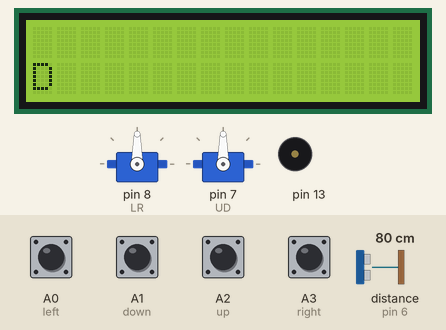
Simulated run of this sketch. Board: Arduino Uno, built with avr-gcc and run on an emulated ATmega328P. Parts: 2 × servo, 16×2 character LCD, buzzer (waves = sounding). Wiring (inferred from the names in the program): ultrasonic range finder: trigger pin 5; echo pin 6. The test bench sets the inputs (shaded band); at power-on: A0 (left), A1 (down), A2 (up), A3 (right) HIGH, distance to the obstacle (sensor on pin 6) 80 cm. The echo pulse lasts 58.3 µs per cm; what the sketch prints to the serial monitor is not drawn.

Above: at 1.2 s.
1.3 s: distance to the obstacle (sensor on pin 6) set to 35 cm
At 1.8 s:
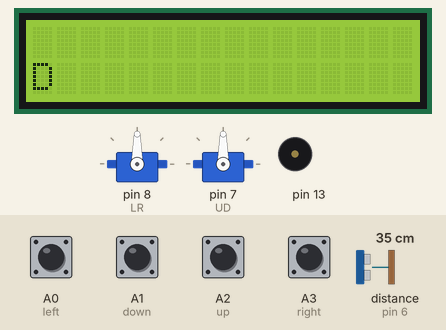
2.9 s: distance to the obstacle (sensor on pin 6) set to 120 cm
At 3.05 s:
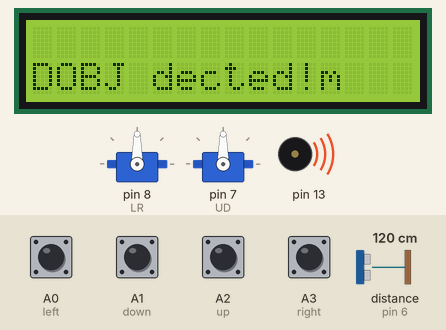
4.6 s: A0 (left) pulled LOW for 0.15 s
At 4.7 s:
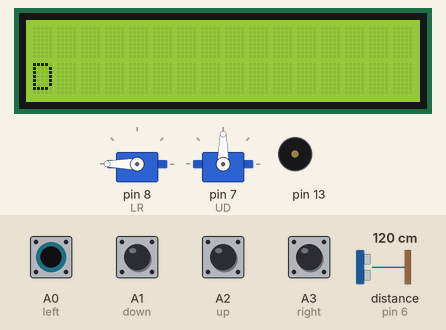
6.2 s: A1 (down) pulled LOW for 0.15 s
At 6.9 s:
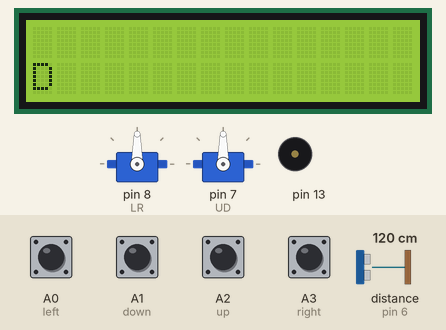
7.8 s: distance to the obstacle (sensor on pin 6) set to 35 cm
At 8.4 s:
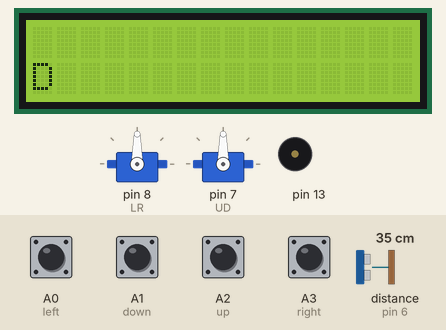
10.8 s: A2 (up) pulled LOW for 1 s
At 11.5 s:
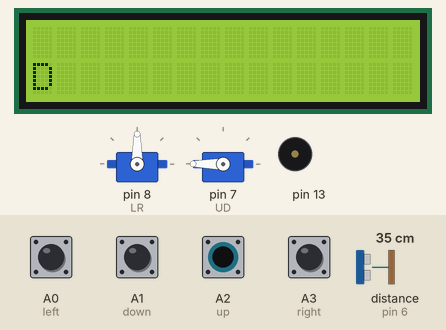
Timing chart, 0 to 13.8 s (numbered marks = the images above; inputs shaded):
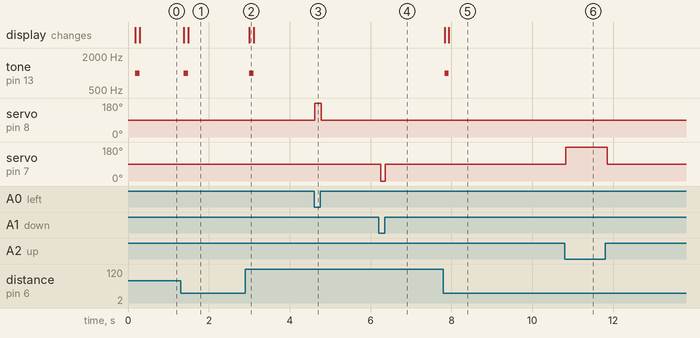

The sketch:

ULTcontroler.ino
```cpp
#include <Servo.h>
#include <LiquidCrystal.h>

LiquidCrystal lcd(2, 3, 4, 9, 10, 11, 12);

int left = A0;
int right = A3;
int up = A2;
int down = A1;

int trigPin = 5;    // Trigger
int echoPin = 6;    // Echo
long duration, cm, inches;
int count = 0;

int lastCm;
int obj = 10;

Servo LR;
Servo UD;

void setup() {
  // put your setup code here, to run once:
  LR.attach(8);
  UD.attach(7);

  pinMode(left, INPUT_PULLUP);
  pinMode(right, INPUT_PULLUP);
  pinMode(up, INPUT_PULLUP);
  pinMode(down, INPUT_PULLUP);
  lcd.begin(4, 16);
  lcd.clear();
  Serial.begin (9600);
  //Define inputs and outputs
  pinMode(trigPin, OUTPUT);
  pinMode(echoPin, INPUT);
}

void loop() {

  if (digitalRead(left) == LOW) {
    LR.write(180);
    Serial.print("BTLEFT");
  }
  if (digitalRead(right) == LOW) {
    LR.write(0);
    Serial.print("BTLEFT");
  }
  if (digitalRead(up) == LOW) {
    UD.write(180);
    Serial.print("BTLEFT");
  }
  if (digitalRead(down) == LOW) {
    UD.write(0);
    Serial.print("BTLEFT");
  }
  if ((digitalRead(left) != LOW) &  (digitalRead(right) != LOW) & (digitalRead(up) != LOW) & (digitalRead(down) != LOW)) {
    Serial.print("BTSTOP");
    UD.write(90); LR.write(90);
  }


  if (count >= 2) {
    digitalWrite(trigPin, LOW);
    delayMicroseconds(2);
    digitalWrite(trigPin, HIGH);
    delayMicroseconds(5);
    digitalWrite(trigPin, LOW);

    // The same pin is used to read the signal from the PING))): a HIGH
    // pulse whose duration is the time (in microseconds) from the sending
    // of the ping to the reception of its echo off of an object.
    pinMode(echoPin, INPUT);
    duration = pulseIn(echoPin, HIGH);

    // convert the time into a distance
    inches = microsecondsToInches(duration);
    cm = microsecondsToCentimeters(duration);


    Serial.print(inches);
    Serial.print("in, ");
    Serial.print(cm);
    Serial.print("cm");
    Serial.println();
    lcd.setCursor(0, 1);
    lcd.print("Dist: ");
    lcd.print(cm);
    lcd.print("  Cm");

    if (((lastCm - cm) > obj )|| ((cm-lastCm) > obj )){
      lcd.setCursor(1,2);
      lcd.print("OBJ dected!");
      tone(13, 1000);
    }else {
      lcd.setCursor(1,2);
      lcd.print("                ");
      noTone(13);
    }
    lastCm = cm;
    count = 0;
  }
  delay(50);
  count ++;

}

long microsecondsToInches(long microseconds)
{
  // According to Parallax's datasheet for the PING))), there are
  // 73.746 microseconds per inch (i.e. sound travels at 1130 feet per
  // second). This gives the distance travelled by the ping, outbound
  // and return, so we divide by 2 to get the distance of the obstacle.
  // See: http://www.parallax.com/dl/docs/prod/acc/28015-PI...
  return microseconds / 74 / 2;
}

long microsecondsToCentimeters(long microseconds)
{
  // The speed of sound is 340 m/s or 29 microseconds per centimeter.
  // The ping travels out and back, so to find the distance of the
  // object we take half of the distance travelled.
  return microseconds / 29 / 2;
}
```

Measured:
- after the input at 1.3 s, tone on pin 13: silent → 1000 Hz after 0.08 s, → silent 0.11 s later; the display: first changes after 0.08 s (image 1 shows a later state)
- after the input at 2.9 s, tone on pin 13: silent → 1000 Hz after 0.10 s, → silent 0.11 s later; the display: changes after 0.10 s (image 2)
- after the input at 4.6 s, servo on pin 8 (LR): 90° → 180° at once, → 90° 0.16 s later
- after the input at 6.2 s, servo on pin 7 (UD): 90° → 0° after 0.05 s, → 90° 0.11 s later
- after the input at 7.8 s, tone on pin 13: silent → 1000 Hz at once, → silent 0.11 s later; the display: first changes at once (image 5 shows a later state)
- after the input at 10.8 s, servo on pin 7 (UD): 90° → 180° at once, → 90° 1.0 s later
